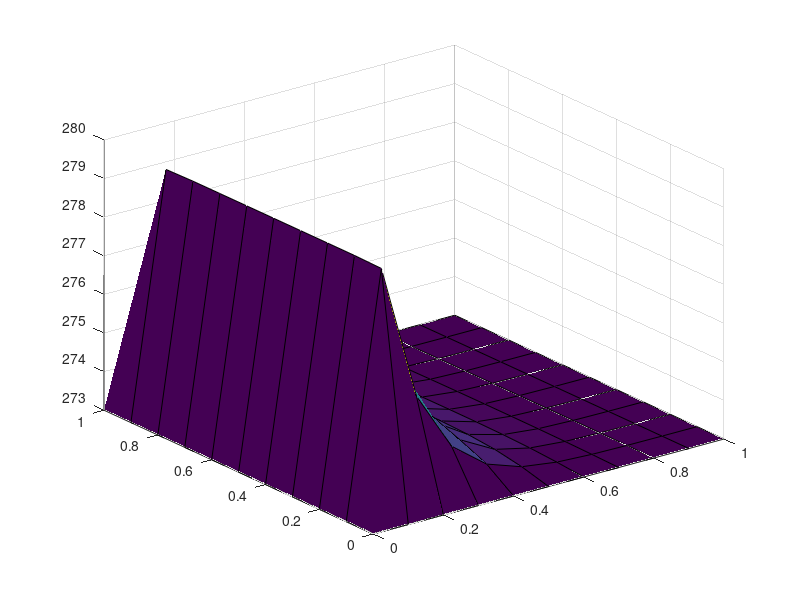

The MATLAB source for this figure:
clear
close all
clc

xl=1; %xlast in meter
x0=0; %x0 in meter
yl=1; %ylast in meter
y0=0; %y0 in meter
Tl=1000; %Tlast in secs
dt=1; %time step
dx=0.1; %x step
dy=0.1; %y step
a=2.3e-5; %alpha in m^2/s
k=200; %(W/m k)
h=100; %W/(m2 K)
tinf=400; %T(inf)
Ax=a*dt/dx^2; %lambda for x
Ay=a*dt/dy^2; %lambda for y
lx=(xl-x0)/dx+1; %length(x) with discretization
ly=(yl-y0)/dy+1; %length(y) with discretization
lt=Tl/dt+1; %length(t) with discretization
t=ones(lx,ly,lt)*273; %prealocating
f0=h*tinf; %f0 is a factor that can be considered as h*tinf
for n=1:lt-1
    for j=2:ly-1
        for i=2:lx-1
            %Boundry and initial conditions
            t(i,2,n)=(f0*dy/k)-(h*dy/k*t(i,1,n))+(t(i,1,n));
            t(:,:,1)=273;
            t(:,end,:)=273;
            t(1,:,:)=273;
            t(end,:,:)=273;
            % calculation
            t(i,j,n+1)=Ax*(t(i+1,j,n)-2*t(i,j,n)+t(i-1,j,n))+Ay*(t(i,j+1,n)-2*t(i,j,n)+t(i,j-1,n))+t(i,j,n);
        end
    end
end
%extending x,y and time for surfing
x=x0:dx:xl;
y=y0:dy:yl;
T=0:dt:Tl;
[x,y]=meshgrid(x,y);
%surfing for the last time node(t=Tl)
Tend=t(:,:,end);
surf(x,y,Tend)
save explicit.dat Tend -ascii